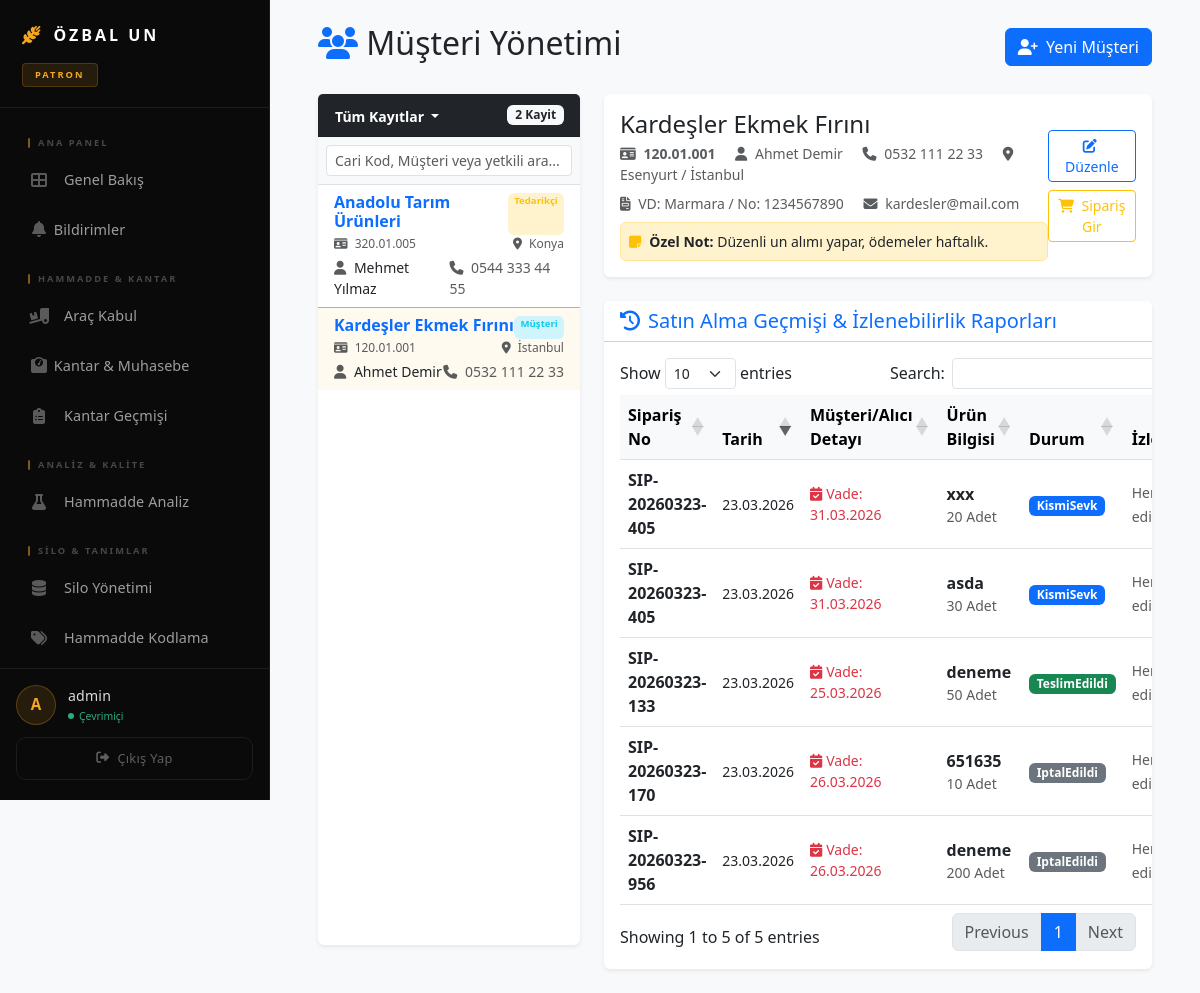
The page /musteriler.php?id=1 (signed in) on the database its author committed.
### tables this page shows
CREATE TABLE `musteriler` (
  `id` int(11) NOT NULL,
  `cari_kod` varchar(50) NOT NULL,
  `cari_tip` enum('Müşteri','Tedarikçi') NOT NULL,
  `firma_adi` varchar(255) NOT NULL,
  `yetkili_kisi` varchar(100) DEFAULT NULL,
  `telefon` varchar(50) DEFAULT NULL,
  `eposta` varchar(100) DEFAULT NULL,
  `vergi_dairesi` varchar(100) DEFAULT NULL,
  `vergi_no` varchar(50) DEFAULT NULL,
  `il` varchar(50) DEFAULT NULL,
  `ilce` varchar(50) DEFAULT NULL,
  `adres` text DEFAULT NULL,
  `ozel_notlar` text DEFAULT NULL,
  `bakiye` decimal(18,2) DEFAULT 0.00,
  `para_birimi` varchar(10) DEFAULT 'TL',
  `kayit_tarihi` timestamp NOT NULL DEFAULT current_timestamp()
);

CREATE TABLE `siparis_detaylari` (
  `id` int(11) NOT NULL,
  `siparis_id` int(11) NOT NULL,
  `urun_adi` varchar(100) NOT NULL,
  `miktar` int(11) NOT NULL,
  `birim` varchar(10) DEFAULT 'Adet',
  `birim_fiyat` decimal(10,2) DEFAULT NULL,
  `toplam_fiyat` decimal(10,2) DEFAULT NULL,
  `sevk_edilen_miktar` int(11) DEFAULT 0
);

CREATE TABLE `siparisler` (
  `id` int(11) NOT NULL,
  `musteri_id` int(11) NOT NULL,
  `alici_adi` varchar(255) DEFAULT NULL,
  `siparis_kodu` varchar(20) DEFAULT NULL,
  `siparis_tarihi` date NOT NULL,
  `teslim_tarihi` date DEFAULT NULL,
  `odeme_tarihi` date DEFAULT NULL,
  `durum` varchar(20) DEFAULT 'Bekliyor',
  `toplam_tutar` decimal(10,2) DEFAULT 0.00,
  `aciklama` text DEFAULT NULL,
  `olusturan_user_id` int(11) DEFAULT NULL,
  `genel_toplam` decimal(10,2) DEFAULT 0.00,
  `olusturma_tarihi` datetime NOT NULL DEFAULT current_timestamp()
);

### musteriler.php (the view, shortened to what this page needs)
<?php
include("baglan.php");
$where = " WHERE 1=1 ";
$musteriler = $baglanti->query("SELECT * FROM musteriler $where ORDER BY firma_adi ASC");
$secili_musteri_id = isset($_GET['id']) ? (int) $_GET['id'] : 0;
$secili_musteri = null;
$gecmis_siparisler = null;
if ($secili_musteri_id > 0) {
    $secili_res = $baglanti->query("SELECT * FROM musteriler WHERE id = $secili_musteri_id");
    if ($secili_res && $secili_res->num_rows > 0) {
        $secili_musteri = $secili_res->fetch_assoc();
        $sql_gecmis = "
            SELECT
                s.id as sid,
                s.siparis_kodu,
                s.siparis_tarihi,
                s.durum,
                s.aciklama,
                s.alici_adi,
                s.odeme_tarihi,
                sd.urun_adi,
                sd.miktar,
                sd.birim,
                (SELECT GROUP_CONCAT(parti_no SEPARATOR ', ') FROM sevkiyatlar WHERE siparis_id = s.id) as parti_nolar
            FROM siparisler s
            JOIN siparis_detaylari sd ON s.id = sd.siparis_id
            WHERE s.musteri_id = $secili_musteri_id
            ORDER BY s.siparis_tarihi DESC
        ";
        $gecmis_siparisler = $baglanti->query($sql_gecmis);
    }
}
?>
<!DOCTYPE html>
<html lang="tr">
<head>
    <link href="https://cdn.jsdelivr.net/npm/bootstrap@5.3.0/dist/css/bootstrap.min.css" rel="stylesheet">
    <link href="https://cdnjs.cloudflare.com/ajax/libs/font-awesome/6.4.0/css/all.min.css" rel="stylesheet">
    <link rel="stylesheet" href="https://cdn.datatables.net/1.13.6/css/dataTables.bootstrap5.min.css">
    <link href="https://cdn.jsdelivr.net/npm/sweetalert2@11.7.3/dist/sweetalert2.min.css" rel="stylesheet">
</head>
<body class="bg-light">
    <?php include("navbar.php"); ?>
    <div class="container-fluid py-4 px-lg-5">
        <div class="d-flex justify-content-between align-items-center mb-4">
            <h2><i class="fas fa-users text-primary"></i> Müşteri Yönetimi</h2>
            <button class="btn btn-primary" data-bs-toggle="modal" data-bs-target="#yeniMusteriModal">
                <i class="fas fa-user-plus me-1"></i> Yeni Müşteri
            </button>
        </div>
        <div class="row">
            <div class="col-lg-4 mb-4">
                <div class="card shadow-sm border-0 h-100">
                    <div class="card-header bg-dark text-white d-flex justify-content-between align-items-center">
                        <div class="dropdown">
                            <button class="btn btn-dark btn-sm dropdown-toggle fw-bold p-0" type="button" data-bs-toggle="dropdown">
                                <?php
                                    if(isset($_GET['tip']) && $_GET['tip'] == 'tedarikci') echo "Tedarikçiler (320)";
                                    elseif(isset($_GET['tip']) && $_GET['tip'] == 'musteri') echo "Müşteriler (120)";
                                    else echo "Tüm Kayıtlar";
                                ?>
                            </button>
                        </div>
                        <span class="badge bg-light text-dark">
                            <?php echo $musteriler ? $musteriler->num_rows : 0; ?> Kayit
                        </span>
                    </div>
                    <div class="card-body p-0">
                        <div class="p-2 bg-light border-bottom">
                            <input type="text" id="musteriAra" class="form-control form-control-sm"
                                placeholder="Cari Kod, Müşteri veya yetkili ara...">
                        </div>
                        <div class="list-group list-group-flush list-group-scroll" id="musteriListesi">
                            <?php
                            if ($musteriler && $musteriler->num_rows > 0) {
                                while ($m = $musteriler->fetch_assoc()) {
                                    $active = ($secili_musteri_id == $m['id']) ? 'active' : '';
                                    echo "
                                    <a href='musteriler.php?id={$m['id']}" . (isset($_GET['tip']) ? '&tip='.$_GET['tip'] : '') . "'
                                       class='list-group-item list-group-item-action customer-card {$active}'
                                       data-search-kod='{$m['cari_kod']}'
                                       data-search-ad='{$m['firma_adi']}'
                                       data-search-tel='{$m['telefon']}'>
                                        <div class='d-flex w-100 justify-content-between'>
                                            <h6 class='mb-1 text-primary fw-bold'>{$m['firma_adi']}</h6>
                                            <span class='badge " . ($m['cari_tip'] == 'Müşteri' ? 'bg-info-subtle text-info' : 'bg-warning-subtle text-warning') . "' style='font-size:0.6rem;'>{$m['cari_tip']}</span>
                                        </div>
                                        <div class='d-flex justify-content-between align-items-center mb-1'>
                                            <small class='text-muted' style='font-size:0.75rem;'><i class='fas fa-id-card me-1'></i> {$m['cari_kod']}</small>
                                            <small class='text-muted' style='font-size:0.75rem;'><i class='fas fa-map-marker-alt me-1'></i> " . ($m['il'] ? $m['il'] : 'LOKASYON YOK') . "</small>
                                        </div>
                                        <div class='d-flex justify-content-between align-items-center'>
                                            <small class='text-dark small'><i class='fas fa-user text-muted me-1'></i> " . ($m['yetkili_kisi'] ?: '-') . "</small>
                                            <small class='text-muted small'><i class='fas fa-phone me-1'></i> " . ($m['telefon'] ?: '-') . "</small>
                                        </div>
                                    </a>";
                                }
                            } else {
                                echo "<div class='p-4 text-center text-muted'>Kayıtlı müşteri yok.</div>";
                            }
                            ?>
                        </div>
                    </div>
                </div>
            </div>
            <div class="col-lg-8">
                <?php if ($secili_musteri) { ?>
                    <div class="card shadow-sm border-0 mb-4">
                        <div class="card-body d-flex justify-content-between align-items-center">
                            <div>
                                <h4 class="mb-1 text-dark">
                                    <?php echo $secili_musteri['firma_adi']; ?>
                                </h4>
                                <div class="text-muted small">
                                    <span class="me-3"><i class="fas fa-id-card me-1 text-muted"></i>
                                        <strong><?php echo $secili_musteri['cari_kod']; ?></strong>
                                    </span>
                                    <span class="me-3"><i class="fas fa-user me-1 text-muted"></i>
                                        <?php echo $secili_musteri['yetkili_kisi'] ?: '-'; ?>
                                    </span>
                                    <span class="me-3"><i class="fas fa-phone me-1 text-muted"></i>
                                        <?php echo $secili_musteri['telefon'] ?: '-'; ?>
                                    </span>
                                    <span><i class="fas fa-map-marker-alt me-1 text-muted"></i>
                                        <?php echo $secili_musteri['ilce'] . ' / ' . $secili_musteri['il']; ?>
                                    </span>
                                </div>
                                <div class="mt-2 text-muted small">
                                    <span class="me-3"><i class="fas fa-file-invoice me-1 text-muted"></i>
                                        VD: <?php echo $secili_musteri['vergi_dairesi'] ?: '-'; ?> / No: <?php echo $secili_musteri['vergi_no'] ?: '-'; ?>
                                    </span>
                                    <span class="me-3"><i class="fas fa-envelope me-1 text-muted"></i>
                                        <?php echo $secili_musteri['eposta'] ?: '-'; ?>
                                    </span>
                                </div>
                                <?php if($secili_musteri['ozel_notlar']): ?>
                                <div class="mt-2 p-2 bg-warning-subtle rounded border border-warning-subtle small">
                                    <i class="fas fa-sticky-note text-warning me-2"></i><strong>Özel Not:</strong> <?php echo nl2br(htmlspecialchars($secili_musteri['ozel_notlar'])); ?>
                                </div>
                                <?php endif; ?>
                            </div>
                            <div class="d-flex flex-column gap-2">
                                <button type="button" class="btn btn-outline-primary btn-sm" data-bs-toggle="modal" data-bs-target="#duzenleMusteriModal">
                                    <i class="fas fa-pen-to-square me-1"></i> Düzenle
                                </button>
                                <a href="pazarlama.php?musteri_id=<?php echo (int) $secili_musteri['id']; ?>" class="btn btn-outline-warning btn-sm">
                                    <i class="fas fa-shopping-cart me-1"></i> Sipariş Gir
                                </a>
                            </div>
                        </div>
                    </div>
                    <div class="card shadow-sm border-0">
                        <div class="card-header bg-white">
                            <h5 class="mb-0 text-primary"><i class="fas fa-history me-2"></i>Satın Alma Geçmişi &
                                İzlenebilirlik Raporları</h5>
                        </div>
                        <div class="card-body p-0">
                            <?php if ($gecmis_siparisler && $gecmis_siparisler->num_rows > 0) { ?>
                            <div class="table-responsive p-3">
                                <table class="table table-hover align-middle" id="raporTablosu" style="width:100%">
                                    <thead class="table-light">
                                        <tr>
                                            <th>Sipariş No</th>
                                            <th>Tarih</th>
                                            <th>Müşteri/Alıcı Detayı</th>
                                            <th>Ürün Bilgisi</th>
                                            <th>Durum</th>
                                            <th>İzlenebilirlik</th>
                                        </tr>
                                    </thead>
                                    <tbody>
                                        <?php while ($s = $gecmis_siparisler->fetch_assoc()):
                                            $renk = 'secondary';
                                            if ($s['durum'] == 'KismiSevk') $renk = 'primary';
                                            if ($s['durum'] == 'TeslimEdildi') $renk = 'success';
                                        ?>
                                        <tr>
                                            <td><strong><?php echo $s['siparis_kodu']; ?></strong></td>
                                            <td><small><?php echo date("d.m.Y", strtotime($s['siparis_tarihi'])); ?></small></td>
                                            <td>
                                                <?php if (!empty($s['odeme_tarihi'])): ?>
                                                    <div class="small text-danger"><i class="fas fa-calendar-check me-1"></i>Vade: <?php echo date("d.m.Y", strtotime($s['odeme_tarihi'])); ?></div>
                                                <?php endif; ?>
                                            </td>
                                            <td>
                                                <div class="fw-bold"><?php echo $s['urun_adi']; ?></div>
                                                <div class="small text-muted"><?php echo $s['miktar'] . ' ' . $s['birim']; ?></div>
                                            </td>
                                            <td><span class="badge bg-<?php echo $renk; ?>"><?php echo $s['durum']; ?></span></td>
                                            <td>
                                                <?php
                                                if ($s['parti_nolar']) {
                                                    $partiler = array_unique(explode(',', $s['parti_nolar']));
                                                    foreach ($partiler as $p) {
                                                        $p = trim($p);
                                                        if (empty($p)) continue;
                                                        echo "<span class='track-code me-1'><i class='fas fa-barcode'></i> {$p}</span> ";
                                                    }
                                                } else {
                                                    echo "<span class='text-muted small'>Henüz sevk edilmedi</span>";
                                                }
                                                ?>
                                            </td>
                                        </tr>
                                        <?php endwhile; ?>
                                    </tbody>
                                </table>
                            </div>
                            <?php } ?>
                        </div>
                    </div>
                <?php } ?>
            </div>
        </div>
    </div>
</body>
</html>

### musteriler.php (style rules this page uses)
.customer-card { cursor: pointer; transition: 0.2s; }
.customer-card:hover, .customer-card.active { border-color: #f5a623; background-color: #fffaf0; box-shadow: 0 4px 6px rgba(0, 0, 0, 0.05); }
.list-group-scroll { max-height: 70vh; overflow-y: auto; }

### navbar.php (style rules this page uses)
:root { --sidebar-w: 270px; --dark-bg: #0a0a0a; --darker-bg: #000000; --gold: #ffffff; --gold-dim: rgba(255, 255, 255, 0.06); --accent: #f5a623; --accent-dim: rgba(245, 166, 35, 0.12); --text: rgba(255,255,255,0.92); --text-muted: rgba(255,255,255,0.4); --border: rgba(255,255,255,0.08); --glass: rgba(255,255,255,0.04); }
* { box-sizing: border-box; }
@media (min-width: 992px) { body { margin: 0; padding-left: var(--sidebar-w) !important; } }

### rows shown on the page
musteriler: firma_adi "Anadolu Tarım Ürünleri", cari_tip "Tedarikçi", cari_kod "320.01.005", il "Konya", yetkili_kisi "Mehmet Yılmaz", telefon "0544 333 44 55"
musteriler: firma_adi "Kardeşler Ekmek Fırını", cari_tip "Müşteri", cari_kod "120.01.001", il "İstanbul", yetkili_kisi "Ahmet Demir", telefon "0532 111 22 33", ilce "Esenyurt", vergi_dairesi "Marmara", vergi_no "1234567890", eposta "kardesler@mail.com", ozel_notlar "Düzenli un alımı yapar, ödemeler haftalık."
siparis_detaylari: siparis.siparis_kodu "SIP-20260323-405", siparis.siparis_tarihi "23.03.2026", siparis.odeme_tarihi "31.03.2026", urun_adi "xxx", miktar "20", birim "Adet", siparis.durum "KismiSevk"
siparis_detaylari: siparis.siparis_kodu "SIP-20260323-405", siparis.siparis_tarihi "23.03.2026", siparis.odeme_tarihi "31.03.2026", urun_adi "asda", miktar "30", birim "Adet", siparis.durum "KismiSevk"
siparis_detaylari: siparis.siparis_kodu "SIP-20260323-133", siparis.siparis_tarihi "23.03.2026", siparis.odeme_tarihi "25.03.2026", urun_adi "deneme", miktar "50", birim "Adet", siparis.durum "TeslimEdildi"
siparis_detaylari: siparis.siparis_kodu "SIP-20260323-170", siparis.siparis_tarihi "23.03.2026", siparis.odeme_tarihi "26.03.2026", urun_adi "651635", miktar "10", birim "Adet", siparis.durum "IptalEdildi"
siparis_detaylari: siparis.siparis_kodu "SIP-20260323-956", siparis.siparis_tarihi "23.03.2026", siparis.odeme_tarihi "26.03.2026", urun_adi "deneme", miktar "200", birim "Adet", siparis.durum "IptalEdildi"

### other values the page prints
$rol_adi "PATRON"
substr($_SESSION["kadi"], 0, 1) "A"
$_SESSION["kadi"] "admin"
$musteriler->num_rows "2"
